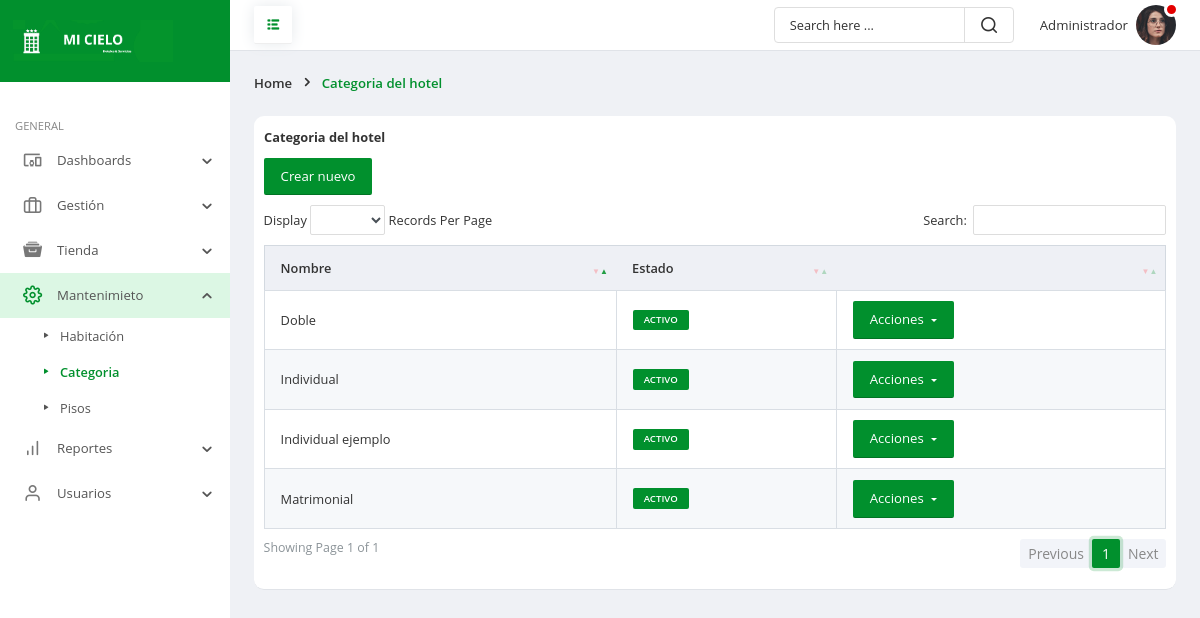
/frontend/h_categoria/mostrar.php (signed in), run on the app's committed database.
### tables this page shows
CREATE TABLE `hcate` (
  `idhc` int(11) NOT NULL,
  `nomhc` varchar(35) NOT NULL,
  `estahc` char(1) NOT NULL,
  `fere` timestamp NOT NULL DEFAULT current_timestamp() ON UPDATE current_timestamp()
);

### frontend/h_categoria/mostrar.php (the view, shortened to what this page needs)
<!doctype html>
<html lang="es">
	<head>
		<link rel="stylesheet" href="../../backend/css/bootstrap.min.css">
		<link rel="stylesheet" href="../../backend/fonts/style.css">
		<link rel="stylesheet" href="../../backend/css/main.css">
		<link rel="stylesheet" href="../../backend/vendor/datatables/dataTables.bs4.css" />
		<link rel="stylesheet" href="../../backend/vendor/datatables/dataTables.bs4-custom.css" />
		<link href="../../backend/vendor/datatables/buttons.bs.css" rel="stylesheet" />
	</head>
	<body>
		<div class="page-wrapper">
			<nav id="sidebar" class="sidebar-wrapper">
				<div class="sidebar-brand">
					<a href="../administrador/escritorio.php" class="logo">
						<img src="../../backend/img/rt.png" alt="Hotel mi cielo" />
					</a>
				</div>
				<div class="sidebar-content">
					<div class="sidebar-menu">
						<ul>
							<li class="header-menu">General</li>
							<li class="sidebar-dropdown">
								<a href="#">
									<i class="icon-devices_other"></i>
									<span class="menu-text">Dashboards</span>
								</a>
							</li>
							<li class="sidebar-dropdown">
								<a href="#">
									<i class="icon-briefcase"></i>
									<span class="menu-text">Gestión</span>
								</a>
							</li>
							<li class="sidebar-dropdown">
								<a href="#">
									<i class="icon-archive"></i>
									<span class="menu-text">Tienda</span>
								</a>
							</li>
							<li class="sidebar-dropdown active">
								<a href="#">
									<i class="icon-settings1"></i>
									<span class="menu-text">Mantenimieto</span>
								</a>
								<div class="sidebar-submenu">
									<ul>
										<li>
											<a href="../habitacion/mostrar.php">Habitación</a>
										</li>
										<li>
											<a href="../h_categoria/mostrar.php" class="current-page">Categoria</a>
										</li>
										<li>
											<a href="../pisos/mostrar.php">Pisos</a>
										</li>
									</ul>
								</div>
							</li>
							<li class="sidebar-dropdown">
								<a href="#">
									<i class="icon-bar-chart"></i>
									<span class="menu-text">Reportes</span>
								</a>
							</li>
							<li class="sidebar-dropdown">
								<a href="#">
									<i class="icon-user1"></i>
									<span class="menu-text">Usuarios</span>
								</a>
							</li>
						</ul>
					</div>
				</div>
			</nav>
			<div class="page-content">
				<header class="header">
					<div class="toggle-btns">
						<a id="pin-sidebar" href="#">
							<i class="icon-list"></i>
						</a>
					</div>
					<div class="header-items">
						<div class="custom-search">
							<input type="text" class="search-query" placeholder="Search here ...">
							<i class="icon-search1"></i>
						</div>
						<ul class="header-actions">
							<li class="dropdown">
								<a href="#" id="userSettings" class="user-settings" data-toggle="dropdown" aria-haspopup="true">
									<span class="user-name"><?php echo $_SESSION['nombre']; ?></span>
									<span class="avatar">
										<img src="../../backend/img/user24.png" alt="avatar">
										<span class="status busy"></span>
									</span>
								</a>
							</li>
						</ul>
					</div>
				</header>
				<div class="page-header">
					<ol class="breadcrumb">
						<li class="breadcrumb-item">Home</li>
						<li class="breadcrumb-item active">Categoria del hotel</li>
					</ol>
				</div>
				<div class="main-container">
					<div class="row gutters">
						<div class="col-xl-12 col-lg-12 col-md-12 col-sm-12 col-12">
							<div class="table-container">
								<div class="t-header">Categoria del hotel</div>
								<div class="documents-header">
												<button class="btn btn-primary btn-lg" onclick="location.href='nuevo.php'">Crear nuevo</button>
											</div>
								<div class="table-responsive">
									 	<?php
require_once('../../backend/config/Conexion.php');
$sentencia = $connect->prepare("SELECT * FROM hcate ORDER BY idhc DESC;");
 $sentencia->execute();
$data =  array();
if($sentencia){
  while($r = $sentencia->fetchObject()){
    $data[] = $r;
  }
}
									 ?>
									 <?php if(count($data)>0):?>
									<table id="basicExample" class="table custom-table">
										<thead>
											<tr>
												<th>Nombre</th>
												<th>Estado</th>
												<th></th>
											</tr>
										</thead>
										<tbody>
											<?php foreach($data as $d):?>
											<tr>
												<td><?php echo $d->nomhc	 ?></td>
												<td>
													<?php
          if ($d->estahc==1) {
            echo '<span class="badge badge-primary">ACTIVO</span>';
          }else{
           echo '<span class="badge">INACTIVO</span>';
          }
         ?>
												</td>
												<td>
	<div class="btn-group">
												<button class="btn btn-primary btn-lg dropdown-toggle" type="button" data-toggle="dropdown" aria-haspopup="true" aria-expanded="false">
													Acciones
												</button>
											</div>
										</td>
											</tr>
											<?php endforeach; ?>
										</tbody>
									</table>
									<?php else:?>
    <p class="alert alert-warning">No hay registros</p>
    <?php endif; ?>
								</div>
							</div>
						</div>
					</div>
				</div>
			</div>
		</div>
	</body>
</html>

### data on the page
hcate: nomhc "Individual ejemplo", estahc "ACTIVO"
hcate: nomhc "Matrimonial", estahc "ACTIVO"
hcate: nomhc "Individual", estahc "ACTIVO"
hcate: nomhc "Doble", estahc "ACTIVO"

### other printed values
$_SESSION['nombre'] "Administrador"
